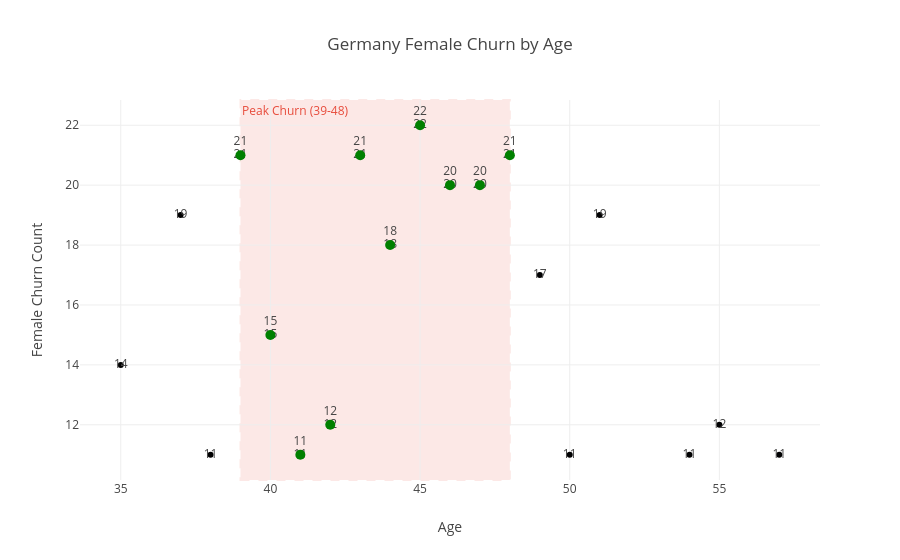

Notebook source saved alongside this figure:
### Code cell
female_age = (
    df[
        (df['Geography'] == 'Germany') &
        (df['Exited'] == 1) &
        (df['Gender'] == 'Female')
    ]
    .groupby('Age')
    .size()
    .reset_index(name='Count')
)

# إجمالي عدد النساء في Germany
total_female_germany = df[
    (df['Geography'] == 'Germany') &
    (df['Gender'] == 'Female')
].shape[0]

# النسبة من إجمالي النساء
female_age['Percentage'] = (
    female_age['Count'] / total_female_germany
) * 100

focus = female_age[female_age['Count'] > 10].reset_index(drop=True)

print(focus)

peak = focus[
    (focus['Age'] >= 39) &
    (focus['Age'] <= 48)
]


fig = px.scatter(
    focus,
    x='Age',
    y='Count',
    title='Germany Female Churn by Age',
    labels={
        'Age': 'Age',
        'Count': 'Female Churn Count'
    },
    text='Count',
    
)
fig.add_scatter(
    x=peak['Age'],
    y=peak['Count'],
    mode='markers+text',
    marker=dict(
        color='green',
        size=10
    ),
    text=peak['Count'],
    textposition='top center',
    showlegend=False
)
#fig.update_traces(textposition='inside')
fig.update_layout(
    plot_bgcolor='white',
    xaxis=dict(visible=True),
    yaxis=dict(showgrid=True)
   
)
fig.add_vrect(
    x0=39, x1=48,
    fillcolor='#e74c3c',
    opacity=0.12,
    line_width=2,
    line_color='#e74c3c',
    line_dash='dash',
    layer='below',
    annotation_text='Peak Churn (39-48)',
    annotation_position='top left',
    annotation_font=dict(size=12, color='#e74c3c')
)
fig.show()
#من ستات ألمانيا اللي مشيوا، حوالي 40% بس في الفئة دي

### Figure 1 — Plotly figure (JSON) as saved in the notebook; plotly's stock layout.template omitted (floating-point values rounded to 4 significant figures)
{"data": [{"hovertemplate": "Age=%{x}<br>Female Churn Count=%{text}<extra></extra>", "legendgroup": "", "marker": {"color": "#000001", "symbol": "circle"}, "mode": "markers+text", "name": "", "orientation": "v", "showlegend": false, "text": [14, 19, 11, 21, 15, 11, 12, 21, 18, 22, 20, 20, 21, 17, 11, 19, 11, 12, 11], "type": "scatter", "x": [35, 37, 38, 39, 40, 41, 42, 43, 44, 45, 46, 47, 48, 49, 50, 51, 54, 55, 57], "xaxis": "x", "y": [14, 19, 11, 21, 15, 11, 12, 21, 18, 22, 20, 20, 21, 17, 11, 19, 11, 12, 11], "yaxis": "y"}, {"marker": {"color": "green", "size": 10}, "mode": "markers+text", "showlegend": false, "text": [21, 15, 11, 12, 21, 18, 22, 20, 20, 21], "textposition": "top center", "type": "scatter", "x": [39, 40, 41, 42, 43, 44, 45, 46, 47, 48], "y": [21, 15, 11, 12, 21, 18, 22, 20, 20, 21]}], "layout": {"annotations": [{"font": {"color": "#e74c3c", "size": 12}, "showarrow": false, "text": "Peak Churn (39-48)", "x": 39, "xanchor": "left", "xref": "x", "y": 1, "yanchor": "top", "yref": "y domain"}], "legend": {"tracegroupgap": 0}, "plot_bgcolor": "white", "shapes": [{"fillcolor": "#e74c3c", "layer": "below", "line": {"color": "#e74c3c", "dash": "dash", "width": 2}, "opacity": 0.12, "type": "rect", "x0": 39, "x1": 48, "xref": "x", "y0": 0, "y1": 1, "yref": "y domain"}], "title": {"text": "Germany Female Churn by Age"}, "xaxis": {"anchor": "y", "domain": [0, 1], "title": {"text": "Age"}, "visible": true}, "yaxis": {"anchor": "x", "domain": [0, 1], "showgrid": true, "title": {"text": "Female Churn Count"}}}}
